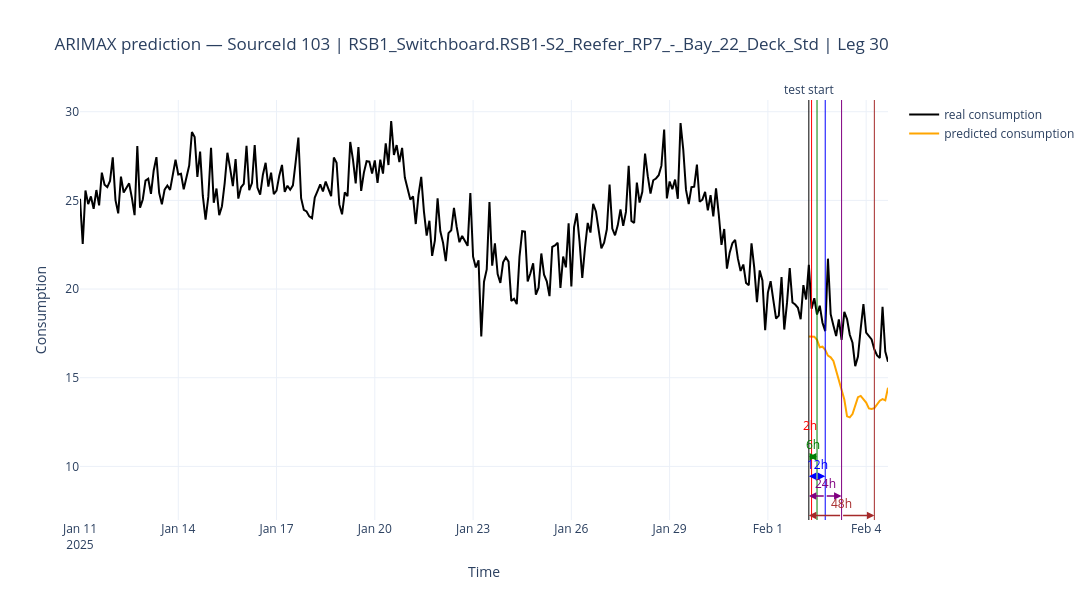
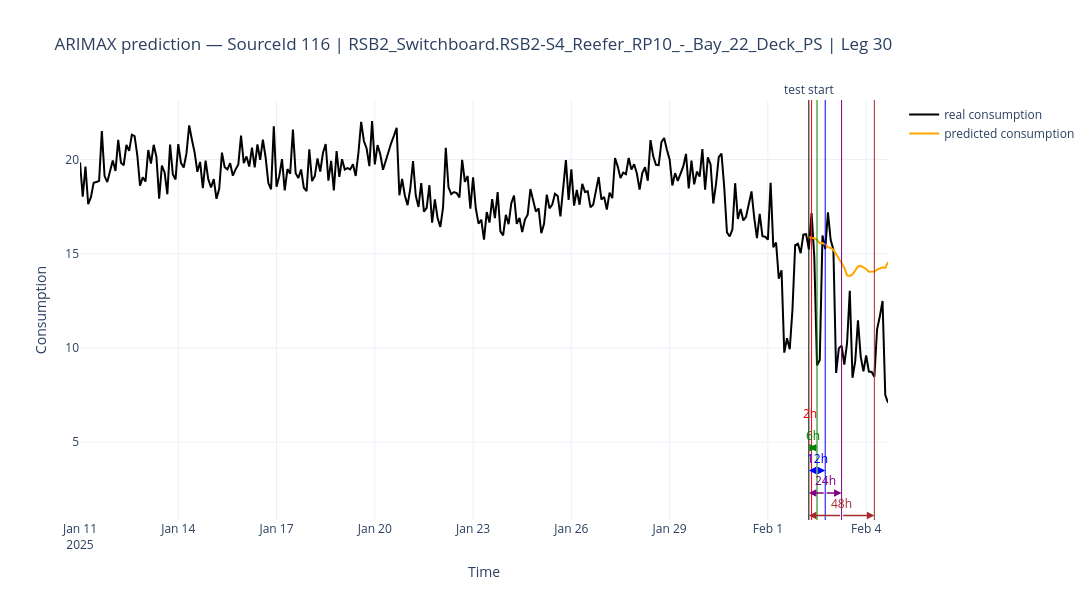
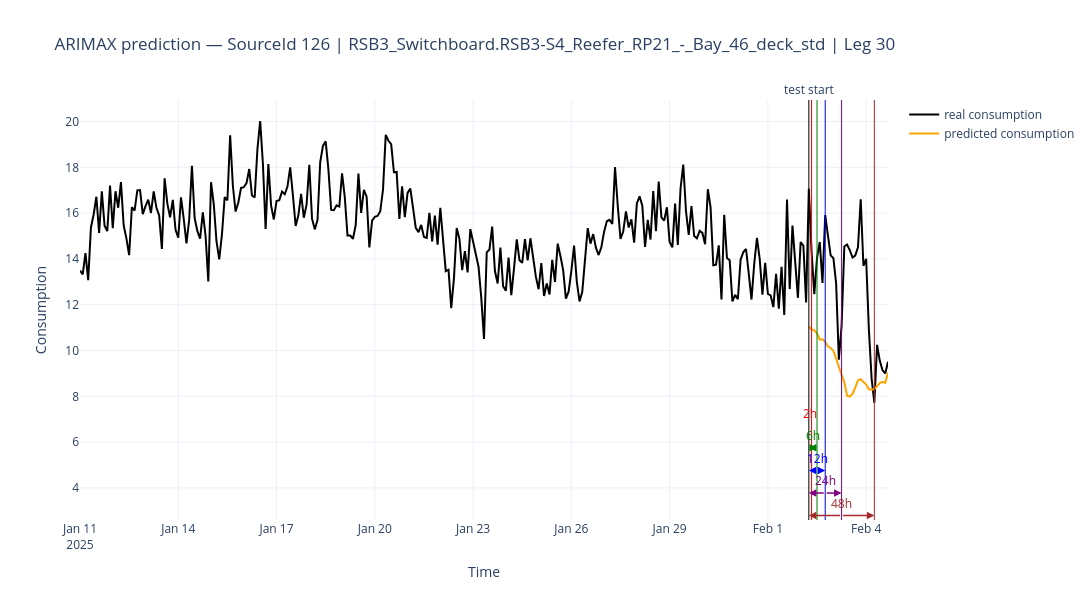
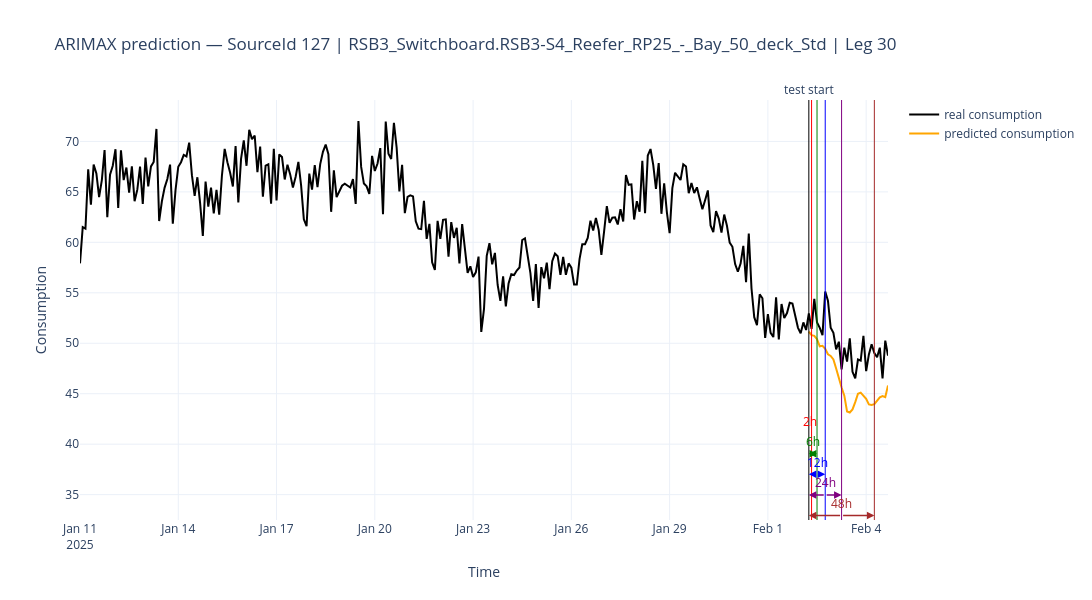

Here is the notebook cell these charts were saved with, in order:
### Code cell
import numpy as np
import pandas as pd
import plotly.graph_objects as go

def plot_predictions_with_horizon_arrows(
    df_predictions_test,
    df_full,
    horizons_h=(2, 6, 12, 24, 48),
    timestamp_col="TimestampUTC",
    source_col="SourceId",
    source_name_col="SourceName",
    leg_col="Leg",
    y_true_col="y_true",
    y_pred_v0_col="y_pred_v0",
    split_col="val_test_split",
    target_col="Value",
    freq="2h",
    target_agg="mean",
    horizon_colors=None,
):
    """
    Real consumption + V0 prediction (solid line), with horizontal double arrows
    below the curve for each horizon (2h/6h/12h/24h/48h), from the start of the
    test period (val_test_split) to test_start + h.
    """
    if horizon_colors is None:
        horizon_colors = {2: "red", 6: "green", 12: "blue", 24: "purple", 48: "brown"}

    df_plot_all = df_predictions_test.copy()
    df_plot_all[timestamp_col] = pd.to_datetime(df_plot_all[timestamp_col])
    if split_col in df_plot_all.columns:
        df_plot_all[split_col] = pd.to_datetime(df_plot_all[split_col])

    df_full_plot = df_full.copy()
    df_full_plot[timestamp_col] = pd.to_datetime(df_full_plot[timestamp_col])

    for source_id, group in df_plot_all.groupby(source_col):
        group = group.sort_values(timestamp_col)

        source_name = group[source_name_col].iloc[0] if source_name_col in group.columns else ""
        leg_id = group[leg_col].iloc[0] if leg_col in group.columns else ""

        test_start = (
            pd.to_datetime(group[split_col].iloc[0])
            if split_col in group.columns else group[timestamp_col].iloc[0]
        )

        title = f"ARIMAX prediction — SourceId {source_id}"
        if source_name != "":
            title += f" | {source_name}"
        if leg_id != "":
            title += f" | Leg {leg_id}"

        fig = go.Figure()

        # ---- Real consumption (history + test, single curve) ----
        full_source = df_full_plot[df_full_plot[source_col].astype(str) == str(source_id)].copy()
        if leg_col in full_source.columns and leg_id != "":
            full_source = full_source[full_source[leg_col].astype(str) == str(leg_id)]

        if not full_source.empty:
            full_source = (
                full_source.groupby(timestamp_col, as_index=False)
                .agg({target_col: target_agg})
                .sort_values(timestamp_col)
                .set_index(timestamp_col)
            )
            if freq is not None:
                full_source = (
                    full_source.resample(freq).agg({target_col: target_agg})
                    .interpolate(method="time").dropna(subset=[target_col])
                )
            full_source = full_source.reset_index()

            fig.add_trace(go.Scatter(
                x=full_source[timestamp_col], y=full_source[target_col],
                mode="lines", name="real consumption",
                line=dict(color="black")
            ))

        # ---- V0 predicted consumption (solid line, orange) ----
        if y_pred_v0_col in group.columns and group[y_pred_v0_col].notna().any():
            fig.add_trace(go.Scatter(
                x=group[timestamp_col], y=group[y_pred_v0_col],
                mode="lines", name="predicted consumption",
                line=dict(color="orange", width=2)
            ))

        # ---- "test start" line ----
        fig.add_shape(
            type="line", x0=test_start, x1=test_start, y0=0, y1=1,
            xref="x", yref="paper", line=dict(color="black", width=1)
        )
        fig.add_annotation(
            x=test_start, y=1, xref="x", yref="paper",
            text="test start", showarrow=False, yanchor="bottom"
        )

        # ---- Double arrows stacked below the curve, one per horizon ----
        y_min_candidates = [group[y_true_col].min()]
        if not full_source.empty:
            y_min_candidates.append(full_source[target_col].min())
        if y_pred_v0_col in group.columns:
            y_min_candidates.append(group[y_pred_v0_col].min())
        y_min = np.nanmin(y_min_candidates)

        y_range = (
            full_source[target_col].max() - full_source[target_col].min()
            if not full_source.empty else group[y_true_col].max() - group[y_true_col].min()
        )
        y_step = 0.08 * y_range

        for i, h in enumerate(horizons_h):
            t_h = test_start + pd.Timedelta(hours=h)
            color = horizon_colors.get(h, "gray")
            y_arrow = y_min - (i + 1) * y_step
            t_mid = test_start + pd.Timedelta(hours=h / 2)

            # coloured vertical line at the horizon
            fig.add_shape(
                type="line", x0=t_h, x1=t_h, y0=0, y1=1,
                xref="x", yref="paper", line=dict(color=color, width=1)
            )

            # double arrow = two annotations from the middle towards each end
            for x_end in (test_start, t_h):
                fig.add_annotation(
                    x=x_end, y=y_arrow, ax=t_mid, ay=y_arrow,
                    xref="x", yref="y", axref="x", ayref="y",
                    showarrow=True, arrowhead=2, arrowsize=1, arrowwidth=1.5,
                    arrowcolor=color, text=""
                )

            # "Xh" label above the arrow
            fig.add_annotation(
                x=t_mid, y=y_arrow, text=f"{h}h",
                showarrow=False, yshift=12,
                font=dict(color=color, size=12)
            )

        fig.update_layout(
            title=title,
            xaxis_title="Time",
            yaxis_title="Consumption",
            template="plotly_white",
            hovermode="x unified",
            width=1100,
            height=600,
        )
        fig.show()


# ---- Utilisation ----
plot_predictions_with_horizon_arrows(
    df_predictions_test=df_predictions_test_v0,   # output of the V0 one-shot run (grid_search_arimax_order)
    df_full=df_leg_current,
    horizons_h=(2, 6, 12, 24, 48),
)

### Figure 1 — Plotly figure (JSON) as saved in the notebook; plotly's stock layout.template omitted (floating-point values rounded to 4 significant figures; data arrays with more than 128 entries replaced by an {"elided": "..."} marker saying what was removed)
{"data": [{"line": {"color": "black"}, "mode": "lines", "name": "real consumption", "type": "scatter", "x": {"elided": "297 str values"}, "y": {"elided": "297 float values"}}, {"line": {"color": "orange", "width": 2}, "mode": "lines", "name": "predicted consumption", "type": "scatter", "x": ["2025-02-02T06:00:00.000000000", "2025-02-02T08:00:00.000000000", "2025-02-02T10:00:00.000000000", "2025-02-02T12:00:00.000000000", "2025-02-02T14:00:00.000000000", "2025-02-02T16:00:00.000000000", "2025-02-02T18:00:00.000000000", "2025-02-02T20:00:00.000000000", "2025-02-02T22:00:00.000000000", "2025-02-03T00:00:00.000000000", "2025-02-03T02:00:00.000000000", "2025-02-03T04:00:00.000000000", "2025-02-03T06:00:00.000000000", "2025-02-03T08:00:00.000000000", "2025-02-03T10:00:00.000000000", "2025-02-03T12:00:00.000000000", "2025-02-03T14:00:00.000000000", "2025-02-03T16:00:00.000000000", "2025-02-03T18:00:00.000000000", "2025-02-03T20:00:00.000000000", "2025-02-03T22:00:00.000000000", "2025-02-04T00:00:00.000000000", "2025-02-04T02:00:00.000000000", "2025-02-04T04:00:00.000000000", "2025-02-04T06:00:00.000000000", "2025-02-04T08:00:00.000000000", "2025-02-04T10:00:00.000000000", "2025-02-04T12:00:00.000000000", "2025-02-04T14:00:00.000000000", "2025-02-04T16:00:00.000000000"], "y": [17.33, 17.3, 17.32, 17.14, 16.72, 16.75, 16.57, 16.25, 16.15, 15.94, 15.4, 14.76, 14.26, 13.77, 12.82, 12.76, 12.95, 13.39, 13.9, 13.97, 13.75, 13.6, 13.27, 13.23, 13.29, 13.52, 13.7, 13.79, 13.72, 14.43]}], "layout": {"annotations": [{"showarrow": false, "text": "test start", "x": "2025-02-02T06:00:00", "xref": "x", "y": 1, "yanchor": "bottom", "yref": "paper"}, {"arrowcolor": "red", "arrowhead": 2, "arrowsize": 1, "arrowwidth": 1.5, "ax": "2025-02-02T07:00:00", "axref": "x", "ay": 11.66, "ayref": "y", "showarrow": true, "text": "", "x": "2025-02-02T06:00:00", "xref": "x", "y": 11.66, "yref": "y"}, {"arrowcolor": "red", "arrowhead": 2, "arrowsize": 1, "arrowwidth": 1.5, "ax": "2025-02-02T07:00:00", "axref": "x", "ay": 11.66, "ayref": "y", "showarrow": true, "text": "", "x": "2025-02-02T08:00:00", "xref": "x", "y": 11.66, "yref": "y"}, {"font": {"color": "red", "size": 12}, "showarrow": false, "text": "2h", "x": "2025-02-02T07:00:00", "y": 11.66, "yshift": 12}, {"arrowcolor": "green", "arrowhead": 2, "arrowsize": 1, "arrowwidth": 1.5, "ax": "2025-02-02T09:00:00", "axref": "x", "ay": 10.55, "ayref": "y", "showarrow": true, "text": "", "x": "2025-02-02T06:00:00", "xref": "x", "y": 10.55, "yref": "y"}, {"arrowcolor": "green", "arrowhead": 2, "arrowsize": 1, "arrowwidth": 1.5, "ax": "2025-02-02T09:00:00", "axref": "x", "ay": 10.55, "ayref": "y", "showarrow": true, "text": "", "x": "2025-02-02T12:00:00", "xref": "x", "y": 10.55, "yref": "y"}, {"font": {"color": "green", "size": 12}, "showarrow": false, "text": "6h", "x": "2025-02-02T09:00:00", "y": 10.55, "yshift": 12}, {"arrowcolor": "blue", "arrowhead": 2, "arrowsize": 1, "arrowwidth": 1.5, "ax": "2025-02-02T12:00:00", "axref": "x", "ay": 9.443, "ayref": "y", "showarrow": true, "text": "", "x": "2025-02-02T06:00:00", "xref": "x", "y": 9.443, "yref": "y"}, {"arrowcolor": "blue", "arrowhead": 2, "arrowsize": 1, "arrowwidth": 1.5, "ax": "2025-02-02T12:00:00", "axref": "x", "ay": 9.443, "ayref": "y", "showarrow": true, "text": "", "x": "2025-02-02T18:00:00", "xref": "x", "y": 9.443, "yref": "y"}, {"font": {"color": "blue", "size": 12}, "showarrow": false, "text": "12h", "x": "2025-02-02T12:00:00", "y": 9.443, "yshift": 12}, {"arrowcolor": "purple", "arrowhead": 2, "arrowsize": 1, "arrowwidth": 1.5, "ax": "2025-02-02T18:00:00", "axref": "x", "ay": 8.337, "ayref": "y", "showarrow": true, "text": "", "x": "2025-02-02T06:00:00", "xref": "x", "y": 8.337, "yref": "y"}, {"arrowcolor": "purple", "arrowhead": 2, "arrowsize": 1, "arrowwidth": 1.5, "ax": "2025-02-02T18:00:00", "axref": "x", "ay": 8.337, "ayref": "y", "showarrow": true, "text": "", "x": "2025-02-03T06:00:00", "xref": "x", "y": 8.337, "yref": "y"}, {"font": {"color": "purple", "size": 12}, "showarrow": false, "text": "24h", "x": "2025-02-02T18:00:00", "y": 8.337, "yshift": 12}, {"arrowcolor": "brown", "arrowhead": 2, "arrowsize": 1, "arrowwidth": 1.5, "ax": "2025-02-03T06:00:00", "axref": "x", "ay": 7.231, "ayref": "y", "showarrow": true, "text": "", "x": "2025-02-02T06:00:00", "xref": "x", "y": 7.231, "yref": "y"}, {"arrowcolor": "brown", "arrowhead": 2, "arrowsize": 1, "arrowwidth": 1.5, "ax": "2025-02-03T06:00:00", "axref": "x", "ay": 7.231, "ayref": "y", "showarrow": true, "text": "", "x": "2025-02-04T06:00:00", "xref": "x", "y": 7.231, "yref": "y"}, {"font": {"color": "brown", "size": 12}, "showarrow": false, "text": "48h", "x": "2025-02-03T06:00:00", "y": 7.231, "yshift": 12}], "height": 600, "hovermode": "x unified", "shapes": [{"line": {"color": "black", "width": 1}, "type": "line", "x0": "2025-02-02T06:00:00", "x1": "2025-02-02T06:00:00", "xref": "x", "y0": 0, "y1": 1, "yref": "paper"}, {"line": {"color": "red", "width": 1}, "type": "line", "x0": "2025-02-02T08:00:00", "x1": "2025-02-02T08:00:00", "xref": "x", "y0": 0, "y1": 1, "yref": "paper"}, {"line": {"color": "green", "width": 1}, "type": "line", "x0": "2025-02-02T12:00:00", "x1": "2025-02-02T12:00:00", "xref": "x", "y0": 0, "y1": 1, "yref": "paper"}, {"line": {"color": "blue", "width": 1}, "type": "line", "x0": "2025-02-02T18:00:00", "x1": "2025-02-02T18:00:00", "xref": "x", "y0": 0, "y1": 1, "yref": "paper"}, {"line": {"color": "purple", "width": 1}, "type": "line", "x0": "2025-02-03T06:00:00", "x1": "2025-02-03T06:00:00", "xref": "x", "y0": 0, "y1": 1, "yref": "paper"}, {"line": {"color": "brown", "width": 1}, "type": "line", "x0": "2025-02-04T06:00:00", "x1": "2025-02-04T06:00:00", "xref": "x", "y0": 0, "y1": 1, "yref": "paper"}], "title": {"text": "ARIMAX prediction — SourceId 103 | RSB1_Switchboard.RSB1-S2_Reefer_RP7_-_Bay_22_Deck_Std | Leg 30"}, "width": 1100, "xaxis": {"title": {"text": "Time"}}, "yaxis": {"title": {"text": "Consumption"}}}}

### Figure 2 — Plotly figure (JSON) as saved in the notebook; plotly's stock layout.template omitted (floating-point values rounded to 4 significant figures; data arrays with more than 128 entries replaced by an {"elided": "..."} marker saying what was removed)
{"data": [{"line": {"color": "black"}, "mode": "lines", "name": "real consumption", "type": "scatter", "x": {"elided": "297 str values"}, "y": {"elided": "297 float values"}}, {"line": {"color": "orange", "width": 2}, "mode": "lines", "name": "predicted consumption", "type": "scatter", "x": ["2025-02-02T06:00:00.000000000", "2025-02-02T08:00:00.000000000", "2025-02-02T10:00:00.000000000", "2025-02-02T12:00:00.000000000", "2025-02-02T14:00:00.000000000", "2025-02-02T16:00:00.000000000", "2025-02-02T18:00:00.000000000", "2025-02-02T20:00:00.000000000", "2025-02-02T22:00:00.000000000", "2025-02-03T00:00:00.000000000", "2025-02-03T02:00:00.000000000", "2025-02-03T04:00:00.000000000", "2025-02-03T06:00:00.000000000", "2025-02-03T08:00:00.000000000", "2025-02-03T10:00:00.000000000", "2025-02-03T12:00:00.000000000", "2025-02-03T14:00:00.000000000", "2025-02-03T16:00:00.000000000", "2025-02-03T18:00:00.000000000", "2025-02-03T20:00:00.000000000", "2025-02-03T22:00:00.000000000", "2025-02-04T00:00:00.000000000", "2025-02-04T02:00:00.000000000", "2025-02-04T04:00:00.000000000", "2025-02-04T06:00:00.000000000", "2025-02-04T08:00:00.000000000", "2025-02-04T10:00:00.000000000", "2025-02-04T12:00:00.000000000", "2025-02-04T14:00:00.000000000", "2025-02-04T16:00:00.000000000"], "y": [15.87, 15.86, 15.82, 15.74, 15.55, 15.57, 15.49, 15.35, 15.3, 15.21, 14.98, 14.7, 14.48, 14.26, 13.85, 13.82, 13.9, 14.1, 14.32, 14.35, 14.26, 14.19, 14.04, 14.03, 14.05, 14.15, 14.24, 14.27, 14.24, 14.56]}], "layout": {"annotations": [{"showarrow": false, "text": "test start", "x": "2025-02-02T06:00:00", "xref": "x", "y": 1, "yanchor": "bottom", "yref": "paper"}, {"arrowcolor": "red", "arrowhead": 2, "arrowsize": 1, "arrowwidth": 1.5, "ax": "2025-02-02T07:00:00", "axref": "x", "ay": 5.892, "ayref": "y", "showarrow": true, "text": "", "x": "2025-02-02T06:00:00", "xref": "x", "y": 5.892, "yref": "y"}, {"arrowcolor": "red", "arrowhead": 2, "arrowsize": 1, "arrowwidth": 1.5, "ax": "2025-02-02T07:00:00", "axref": "x", "ay": 5.892, "ayref": "y", "showarrow": true, "text": "", "x": "2025-02-02T08:00:00", "xref": "x", "y": 5.892, "yref": "y"}, {"font": {"color": "red", "size": 12}, "showarrow": false, "text": "2h", "x": "2025-02-02T07:00:00", "y": 5.892, "yshift": 12}, {"arrowcolor": "green", "arrowhead": 2, "arrowsize": 1, "arrowwidth": 1.5, "ax": "2025-02-02T09:00:00", "axref": "x", "ay": 4.695, "ayref": "y", "showarrow": true, "text": "", "x": "2025-02-02T06:00:00", "xref": "x", "y": 4.695, "yref": "y"}, {"arrowcolor": "green", "arrowhead": 2, "arrowsize": 1, "arrowwidth": 1.5, "ax": "2025-02-02T09:00:00", "axref": "x", "ay": 4.695, "ayref": "y", "showarrow": true, "text": "", "x": "2025-02-02T12:00:00", "xref": "x", "y": 4.695, "yref": "y"}, {"font": {"color": "green", "size": 12}, "showarrow": false, "text": "6h", "x": "2025-02-02T09:00:00", "y": 4.695, "yshift": 12}, {"arrowcolor": "blue", "arrowhead": 2, "arrowsize": 1, "arrowwidth": 1.5, "ax": "2025-02-02T12:00:00", "axref": "x", "ay": 3.499, "ayref": "y", "showarrow": true, "text": "", "x": "2025-02-02T06:00:00", "xref": "x", "y": 3.499, "yref": "y"}, {"arrowcolor": "blue", "arrowhead": 2, "arrowsize": 1, "arrowwidth": 1.5, "ax": "2025-02-02T12:00:00", "axref": "x", "ay": 3.499, "ayref": "y", "showarrow": true, "text": "", "x": "2025-02-02T18:00:00", "xref": "x", "y": 3.499, "yref": "y"}, {"font": {"color": "blue", "size": 12}, "showarrow": false, "text": "12h", "x": "2025-02-02T12:00:00", "y": 3.499, "yshift": 12}, {"arrowcolor": "purple", "arrowhead": 2, "arrowsize": 1, "arrowwidth": 1.5, "ax": "2025-02-02T18:00:00", "axref": "x", "ay": 2.303, "ayref": "y", "showarrow": true, "text": "", "x": "2025-02-02T06:00:00", "xref": "x", "y": 2.303, "yref": "y"}, {"arrowcolor": "purple", "arrowhead": 2, "arrowsize": 1, "arrowwidth": 1.5, "ax": "2025-02-02T18:00:00", "axref": "x", "ay": 2.303, "ayref": "y", "showarrow": true, "text": "", "x": "2025-02-03T06:00:00", "xref": "x", "y": 2.303, "yref": "y"}, {"font": {"color": "purple", "size": 12}, "showarrow": false, "text": "24h", "x": "2025-02-02T18:00:00", "y": 2.303, "yshift": 12}, {"arrowcolor": "brown", "arrowhead": 2, "arrowsize": 1, "arrowwidth": 1.5, "ax": "2025-02-03T06:00:00", "axref": "x", "ay": 1.106, "ayref": "y", "showarrow": true, "text": "", "x": "2025-02-02T06:00:00", "xref": "x", "y": 1.106, "yref": "y"}, {"arrowcolor": "brown", "arrowhead": 2, "arrowsize": 1, "arrowwidth": 1.5, "ax": "2025-02-03T06:00:00", "axref": "x", "ay": 1.106, "ayref": "y", "showarrow": true, "text": "", "x": "2025-02-04T06:00:00", "xref": "x", "y": 1.106, "yref": "y"}, {"font": {"color": "brown", "size": 12}, "showarrow": false, "text": "48h", "x": "2025-02-03T06:00:00", "y": 1.106, "yshift": 12}], "height": 600, "hovermode": "x unified", "shapes": [{"line": {"color": "black", "width": 1}, "type": "line", "x0": "2025-02-02T06:00:00", "x1": "2025-02-02T06:00:00", "xref": "x", "y0": 0, "y1": 1, "yref": "paper"}, {"line": {"color": "red", "width": 1}, "type": "line", "x0": "2025-02-02T08:00:00", "x1": "2025-02-02T08:00:00", "xref": "x", "y0": 0, "y1": 1, "yref": "paper"}, {"line": {"color": "green", "width": 1}, "type": "line", "x0": "2025-02-02T12:00:00", "x1": "2025-02-02T12:00:00", "xref": "x", "y0": 0, "y1": 1, "yref": "paper"}, {"line": {"color": "blue", "width": 1}, "type": "line", "x0": "2025-02-02T18:00:00", "x1": "2025-02-02T18:00:00", "xref": "x", "y0": 0, "y1": 1, "yref": "paper"}, {"line": {"color": "purple", "width": 1}, "type": "line", "x0": "2025-02-03T06:00:00", "x1": "2025-02-03T06:00:00", "xref": "x", "y0": 0, "y1": 1, "yref": "paper"}, {"line": {"color": "brown", "width": 1}, "type": "line", "x0": "2025-02-04T06:00:00", "x1": "2025-02-04T06:00:00", "xref": "x", "y0": 0, "y1": 1, "yref": "paper"}], "title": {"text": "ARIMAX prediction — SourceId 116 | RSB2_Switchboard.RSB2-S4_Reefer_RP10_-_Bay_22_Deck_PS | Leg 30"}, "width": 1100, "xaxis": {"title": {"text": "Time"}}, "yaxis": {"title": {"text": "Consumption"}}}}

### Figure 3 — Plotly figure (JSON) as saved in the notebook; plotly's stock layout.template omitted (floating-point values rounded to 4 significant figures; data arrays with more than 128 entries replaced by an {"elided": "..."} marker saying what was removed)
{"data": [{"line": {"color": "black"}, "mode": "lines", "name": "real consumption", "type": "scatter", "x": {"elided": "297 str values"}, "y": {"elided": "297 float values"}}, {"line": {"color": "orange", "width": 2}, "mode": "lines", "name": "predicted consumption", "type": "scatter", "x": ["2025-02-02T06:00:00.000000000", "2025-02-02T08:00:00.000000000", "2025-02-02T10:00:00.000000000", "2025-02-02T12:00:00.000000000", "2025-02-02T14:00:00.000000000", "2025-02-02T16:00:00.000000000", "2025-02-02T18:00:00.000000000", "2025-02-02T20:00:00.000000000", "2025-02-02T22:00:00.000000000", "2025-02-03T00:00:00.000000000", "2025-02-03T02:00:00.000000000", "2025-02-03T04:00:00.000000000", "2025-02-03T06:00:00.000000000", "2025-02-03T08:00:00.000000000", "2025-02-03T10:00:00.000000000", "2025-02-03T12:00:00.000000000", "2025-02-03T14:00:00.000000000", "2025-02-03T16:00:00.000000000", "2025-02-03T18:00:00.000000000", "2025-02-03T20:00:00.000000000", "2025-02-03T22:00:00.000000000", "2025-02-04T00:00:00.000000000", "2025-02-04T02:00:00.000000000", "2025-02-04T04:00:00.000000000", "2025-02-04T06:00:00.000000000", "2025-02-04T08:00:00.000000000", "2025-02-04T10:00:00.000000000", "2025-02-04T12:00:00.000000000", "2025-02-04T14:00:00.000000000", "2025-02-04T16:00:00.000000000"], "y": [11.04, 10.92, 10.88, 10.75, 10.48, 10.49, 10.38, 10.17, 10.11, 9.982, 9.643, 9.24, 8.928, 8.621, 8.029, 7.99, 8.107, 8.384, 8.703, 8.747, 8.609, 8.515, 8.305, 8.285, 8.318, 8.461, 8.579, 8.633, 8.589, 9.034]}], "layout": {"annotations": [{"showarrow": false, "text": "test start", "x": "2025-02-02T06:00:00", "xref": "x", "y": 1, "yanchor": "bottom", "yref": "paper"}, {"arrowcolor": "red", "arrowhead": 2, "arrowsize": 1, "arrowwidth": 1.5, "ax": "2025-02-02T07:00:00", "axref": "x", "ay": 6.733, "ayref": "y", "showarrow": true, "text": "", "x": "2025-02-02T06:00:00", "xref": "x", "y": 6.733, "yref": "y"}, {"arrowcolor": "red", "arrowhead": 2, "arrowsize": 1, "arrowwidth": 1.5, "ax": "2025-02-02T07:00:00", "axref": "x", "ay": 6.733, "ayref": "y", "showarrow": true, "text": "", "x": "2025-02-02T08:00:00", "xref": "x", "y": 6.733, "yref": "y"}, {"font": {"color": "red", "size": 12}, "showarrow": false, "text": "2h", "x": "2025-02-02T07:00:00", "y": 6.733, "yshift": 12}, {"arrowcolor": "green", "arrowhead": 2, "arrowsize": 1, "arrowwidth": 1.5, "ax": "2025-02-02T09:00:00", "axref": "x", "ay": 5.748, "ayref": "y", "showarrow": true, "text": "", "x": "2025-02-02T06:00:00", "xref": "x", "y": 5.748, "yref": "y"}, {"arrowcolor": "green", "arrowhead": 2, "arrowsize": 1, "arrowwidth": 1.5, "ax": "2025-02-02T09:00:00", "axref": "x", "ay": 5.748, "ayref": "y", "showarrow": true, "text": "", "x": "2025-02-02T12:00:00", "xref": "x", "y": 5.748, "yref": "y"}, {"font": {"color": "green", "size": 12}, "showarrow": false, "text": "6h", "x": "2025-02-02T09:00:00", "y": 5.748, "yshift": 12}, {"arrowcolor": "blue", "arrowhead": 2, "arrowsize": 1, "arrowwidth": 1.5, "ax": "2025-02-02T12:00:00", "axref": "x", "ay": 4.764, "ayref": "y", "showarrow": true, "text": "", "x": "2025-02-02T06:00:00", "xref": "x", "y": 4.764, "yref": "y"}, {"arrowcolor": "blue", "arrowhead": 2, "arrowsize": 1, "arrowwidth": 1.5, "ax": "2025-02-02T12:00:00", "axref": "x", "ay": 4.764, "ayref": "y", "showarrow": true, "text": "", "x": "2025-02-02T18:00:00", "xref": "x", "y": 4.764, "yref": "y"}, {"font": {"color": "blue", "size": 12}, "showarrow": false, "text": "12h", "x": "2025-02-02T12:00:00", "y": 4.764, "yshift": 12}, {"arrowcolor": "purple", "arrowhead": 2, "arrowsize": 1, "arrowwidth": 1.5, "ax": "2025-02-02T18:00:00", "axref": "x", "ay": 3.78, "ayref": "y", "showarrow": true, "text": "", "x": "2025-02-02T06:00:00", "xref": "x", "y": 3.78, "yref": "y"}, {"arrowcolor": "purple", "arrowhead": 2, "arrowsize": 1, "arrowwidth": 1.5, "ax": "2025-02-02T18:00:00", "axref": "x", "ay": 3.78, "ayref": "y", "showarrow": true, "text": "", "x": "2025-02-03T06:00:00", "xref": "x", "y": 3.78, "yref": "y"}, {"font": {"color": "purple", "size": 12}, "showarrow": false, "text": "24h", "x": "2025-02-02T18:00:00", "y": 3.78, "yshift": 12}, {"arrowcolor": "brown", "arrowhead": 2, "arrowsize": 1, "arrowwidth": 1.5, "ax": "2025-02-03T06:00:00", "axref": "x", "ay": 2.795, "ayref": "y", "showarrow": true, "text": "", "x": "2025-02-02T06:00:00", "xref": "x", "y": 2.795, "yref": "y"}, {"arrowcolor": "brown", "arrowhead": 2, "arrowsize": 1, "arrowwidth": 1.5, "ax": "2025-02-03T06:00:00", "axref": "x", "ay": 2.795, "ayref": "y", "showarrow": true, "text": "", "x": "2025-02-04T06:00:00", "xref": "x", "y": 2.795, "yref": "y"}, {"font": {"color": "brown", "size": 12}, "showarrow": false, "text": "48h", "x": "2025-02-03T06:00:00", "y": 2.795, "yshift": 12}], "height": 600, "hovermode": "x unified", "shapes": [{"line": {"color": "black", "width": 1}, "type": "line", "x0": "2025-02-02T06:00:00", "x1": "2025-02-02T06:00:00", "xref": "x", "y0": 0, "y1": 1, "yref": "paper"}, {"line": {"color": "red", "width": 1}, "type": "line", "x0": "2025-02-02T08:00:00", "x1": "2025-02-02T08:00:00", "xref": "x", "y0": 0, "y1": 1, "yref": "paper"}, {"line": {"color": "green", "width": 1}, "type": "line", "x0": "2025-02-02T12:00:00", "x1": "2025-02-02T12:00:00", "xref": "x", "y0": 0, "y1": 1, "yref": "paper"}, {"line": {"color": "blue", "width": 1}, "type": "line", "x0": "2025-02-02T18:00:00", "x1": "2025-02-02T18:00:00", "xref": "x", "y0": 0, "y1": 1, "yref": "paper"}, {"line": {"color": "purple", "width": 1}, "type": "line", "x0": "2025-02-03T06:00:00", "x1": "2025-02-03T06:00:00", "xref": "x", "y0": 0, "y1": 1, "yref": "paper"}, {"line": {"color": "brown", "width": 1}, "type": "line", "x0": "2025-02-04T06:00:00", "x1": "2025-02-04T06:00:00", "xref": "x", "y0": 0, "y1": 1, "yref": "paper"}], "title": {"text": "ARIMAX prediction — SourceId 126 | RSB3_Switchboard.RSB3-S4_Reefer_RP21_-_Bay_46_deck_std | Leg 30"}, "width": 1100, "xaxis": {"title": {"text": "Time"}}, "yaxis": {"title": {"text": "Consumption"}}}}

### Figure 4 — Plotly figure (JSON) as saved in the notebook; plotly's stock layout.template omitted (floating-point values rounded to 4 significant figures; data arrays with more than 128 entries replaced by an {"elided": "..."} marker saying what was removed)
{"data": [{"line": {"color": "black"}, "mode": "lines", "name": "real consumption", "type": "scatter", "x": {"elided": "297 str values"}, "y": {"elided": "297 float values"}}, {"line": {"color": "orange", "width": 2}, "mode": "lines", "name": "predicted consumption", "type": "scatter", "x": ["2025-02-02T06:00:00.000000000", "2025-02-02T08:00:00.000000000", "2025-02-02T10:00:00.000000000", "2025-02-02T12:00:00.000000000", "2025-02-02T14:00:00.000000000", "2025-02-02T16:00:00.000000000", "2025-02-02T18:00:00.000000000", "2025-02-02T20:00:00.000000000", "2025-02-02T22:00:00.000000000", "2025-02-03T00:00:00.000000000", "2025-02-03T02:00:00.000000000", "2025-02-03T04:00:00.000000000", "2025-02-03T06:00:00.000000000", "2025-02-03T08:00:00.000000000", "2025-02-03T10:00:00.000000000", "2025-02-03T12:00:00.000000000", "2025-02-03T14:00:00.000000000", "2025-02-03T16:00:00.000000000", "2025-02-03T18:00:00.000000000", "2025-02-03T20:00:00.000000000", "2025-02-03T22:00:00.000000000", "2025-02-04T00:00:00.000000000", "2025-02-04T02:00:00.000000000", "2025-02-04T04:00:00.000000000", "2025-02-04T06:00:00.000000000", "2025-02-04T08:00:00.000000000", "2025-02-04T10:00:00.000000000", "2025-02-04T12:00:00.000000000", "2025-02-04T14:00:00.000000000", "2025-02-04T16:00:00.000000000"], "y": [51.15, 50.8, 50.73, 50.4, 49.7, 49.74, 49.44, 48.91, 48.74, 48.4, 47.5, 46.44, 45.62, 44.8, 43.24, 43.14, 43.44, 44.16, 45.0, 45.11, 44.74, 44.49, 43.93, 43.88, 43.96, 44.33, 44.64, 44.78, 44.66, 45.82]}], "layout": {"annotations": [{"showarrow": false, "text": "test start", "x": "2025-02-02T06:00:00", "xref": "x", "y": 1, "yanchor": "bottom", "yref": "paper"}, {"arrowcolor": "red", "arrowhead": 2, "arrowsize": 1, "arrowwidth": 1.5, "ax": "2025-02-02T07:00:00", "axref": "x", "ay": 41.1, "ayref": "y", "showarrow": true, "text": "", "x": "2025-02-02T06:00:00", "xref": "x", "y": 41.1, "yref": "y"}, {"arrowcolor": "red", "arrowhead": 2, "arrowsize": 1, "arrowwidth": 1.5, "ax": "2025-02-02T07:00:00", "axref": "x", "ay": 41.1, "ayref": "y", "showarrow": true, "text": "", "x": "2025-02-02T08:00:00", "xref": "x", "y": 41.1, "yref": "y"}, {"font": {"color": "red", "size": 12}, "showarrow": false, "text": "2h", "x": "2025-02-02T07:00:00", "y": 41.1, "yshift": 12}, {"arrowcolor": "green", "arrowhead": 2, "arrowsize": 1, "arrowwidth": 1.5, "ax": "2025-02-02T09:00:00", "axref": "x", "ay": 39.06, "ayref": "y", "showarrow": true, "text": "", "x": "2025-02-02T06:00:00", "xref": "x", "y": 39.06, "yref": "y"}, {"arrowcolor": "green", "arrowhead": 2, "arrowsize": 1, "arrowwidth": 1.5, "ax": "2025-02-02T09:00:00", "axref": "x", "ay": 39.06, "ayref": "y", "showarrow": true, "text": "", "x": "2025-02-02T12:00:00", "xref": "x", "y": 39.06, "yref": "y"}, {"font": {"color": "green", "size": 12}, "showarrow": false, "text": "6h", "x": "2025-02-02T09:00:00", "y": 39.06, "yshift": 12}, {"arrowcolor": "blue", "arrowhead": 2, "arrowsize": 1, "arrowwidth": 1.5, "ax": "2025-02-02T12:00:00", "axref": "x", "ay": 37.01, "ayref": "y", "showarrow": true, "text": "", "x": "2025-02-02T06:00:00", "xref": "x", "y": 37.01, "yref": "y"}, {"arrowcolor": "blue", "arrowhead": 2, "arrowsize": 1, "arrowwidth": 1.5, "ax": "2025-02-02T12:00:00", "axref": "x", "ay": 37.01, "ayref": "y", "showarrow": true, "text": "", "x": "2025-02-02T18:00:00", "xref": "x", "y": 37.01, "yref": "y"}, {"font": {"color": "blue", "size": 12}, "showarrow": false, "text": "12h", "x": "2025-02-02T12:00:00", "y": 37.01, "yshift": 12}, {"arrowcolor": "purple", "arrowhead": 2, "arrowsize": 1, "arrowwidth": 1.5, "ax": "2025-02-02T18:00:00", "axref": "x", "ay": 34.97, "ayref": "y", "showarrow": true, "text": "", "x": "2025-02-02T06:00:00", "xref": "x", "y": 34.97, "yref": "y"}, {"arrowcolor": "purple", "arrowhead": 2, "arrowsize": 1, "arrowwidth": 1.5, "ax": "2025-02-02T18:00:00", "axref": "x", "ay": 34.97, "ayref": "y", "showarrow": true, "text": "", "x": "2025-02-03T06:00:00", "xref": "x", "y": 34.97, "yref": "y"}, {"font": {"color": "purple", "size": 12}, "showarrow": false, "text": "24h", "x": "2025-02-02T18:00:00", "y": 34.97, "yshift": 12}, {"arrowcolor": "brown", "arrowhead": 2, "arrowsize": 1, "arrowwidth": 1.5, "ax": "2025-02-03T06:00:00", "axref": "x", "ay": 32.93, "ayref": "y", "showarrow": true, "text": "", "x": "2025-02-02T06:00:00", "xref": "x", "y": 32.93, "yref": "y"}, {"arrowcolor": "brown", "arrowhead": 2, "arrowsize": 1, "arrowwidth": 1.5, "ax": "2025-02-03T06:00:00", "axref": "x", "ay": 32.93, "ayref": "y", "showarrow": true, "text": "", "x": "2025-02-04T06:00:00", "xref": "x", "y": 32.93, "yref": "y"}, {"font": {"color": "brown", "size": 12}, "showarrow": false, "text": "48h", "x": "2025-02-03T06:00:00", "y": 32.93, "yshift": 12}], "height": 600, "hovermode": "x unified", "shapes": [{"line": {"color": "black", "width": 1}, "type": "line", "x0": "2025-02-02T06:00:00", "x1": "2025-02-02T06:00:00", "xref": "x", "y0": 0, "y1": 1, "yref": "paper"}, {"line": {"color": "red", "width": 1}, "type": "line", "x0": "2025-02-02T08:00:00", "x1": "2025-02-02T08:00:00", "xref": "x", "y0": 0, "y1": 1, "yref": "paper"}, {"line": {"color": "green", "width": 1}, "type": "line", "x0": "2025-02-02T12:00:00", "x1": "2025-02-02T12:00:00", "xref": "x", "y0": 0, "y1": 1, "yref": "paper"}, {"line": {"color": "blue", "width": 1}, "type": "line", "x0": "2025-02-02T18:00:00", "x1": "2025-02-02T18:00:00", "xref": "x", "y0": 0, "y1": 1, "yref": "paper"}, {"line": {"color": "purple", "width": 1}, "type": "line", "x0": "2025-02-03T06:00:00", "x1": "2025-02-03T06:00:00", "xref": "x", "y0": 0, "y1": 1, "yref": "paper"}, {"line": {"color": "brown", "width": 1}, "type": "line", "x0": "2025-02-04T06:00:00", "x1": "2025-02-04T06:00:00", "xref": "x", "y0": 0, "y1": 1, "yref": "paper"}], "title": {"text": "ARIMAX prediction — SourceId 127 | RSB3_Switchboard.RSB3-S4_Reefer_RP25_-_Bay_50_deck_Std | Leg 30"}, "width": 1100, "xaxis": {"title": {"text": "Time"}}, "yaxis": {"title": {"text": "Consumption"}}}}
